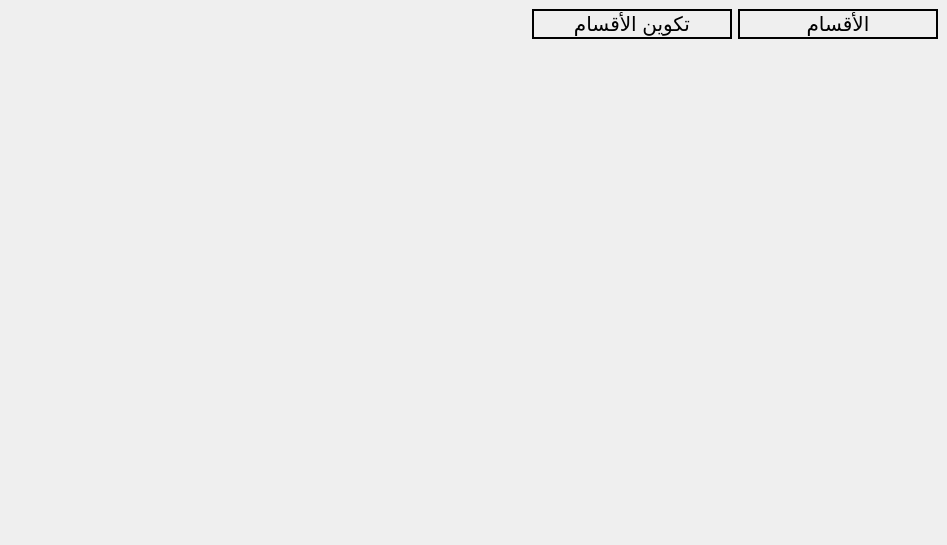
<?xml version="1.0" encoding="UTF-8"?>
<ui version="4.0">
 <class>class_part</class>
 <widget class="QWidget" name="class_part">
  <property name="geometry">
   <rect>
    <x>0</x>
    <y>0</y>
    <width>947</width>
    <height>545</height>
   </rect>
  </property>
  <property name="windowTitle">
   <string>Form</string>
  </property>
  <layout class="QVBoxLayout" name="verticalLayout">
   <property name="spacing">
    <number>0</number>
   </property>
   <property name="leftMargin">
    <number>0</number>
   </property>
   <property name="topMargin">
    <number>0</number>
   </property>
   <property name="rightMargin">
    <number>0</number>
   </property>
   <property name="bottomMargin">
    <number>0</number>
   </property>
   <item>
    <widget class="QFrame" name="frame">
     <property name="styleSheet">
      <string notr="true"/>
     </property>
     <property name="frameShape">
      <enum>QFrame::NoFrame</enum>
     </property>
     <layout class="QHBoxLayout" name="horizontalLayout">
      <item>
       <spacer name="horizontalSpacer">
        <property name="orientation">
         <enum>Qt::Horizontal</enum>
        </property>
        <property name="sizeHint" stdset="0">
         <size>
          <width>512</width>
          <height>20</height>
         </size>
        </property>
       </spacer>
      </item>
      <item>
       <widget class="QPushButton" name="classeleve">
        <property name="minimumSize">
         <size>
          <width>200</width>
          <height>30</height>
         </size>
        </property>
        <property name="font">
         <font>
          <pointsize>15</pointsize>
         </font>
        </property>
        <property name="styleSheet">
         <string notr="true">border: 2px solid black</string>
        </property>
        <property name="text">
         <string>تكوين الأقسام</string>
        </property>
       </widget>
      </item>
      <item>
       <widget class="QPushButton" name="classes">
        <property name="minimumSize">
         <size>
          <width>200</width>
          <height>30</height>
         </size>
        </property>
        <property name="font">
         <font>
          <pointsize>15</pointsize>
         </font>
        </property>
        <property name="styleSheet">
         <string notr="true">border: 2px solid black</string>
        </property>
        <property name="text">
         <string>الأقسام</string>
        </property>
        <property name="flat">
         <bool>true</bool>
        </property>
       </widget>
      </item>
     </layout>
    </widget>
   </item>
   <item>
    <widget class="QStackedWidget" name="stackedWidget"/>
   </item>
  </layout>
 </widget>
 <resources/>
 <connections/>
</ui>
